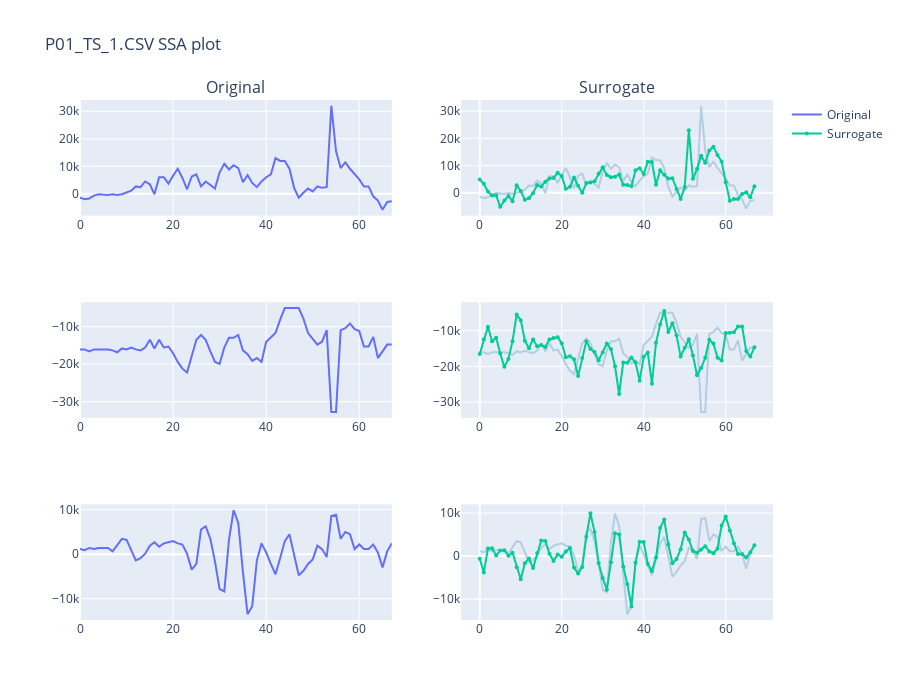

Notebook cell for this chart:
### Markdown cell above
#### Plot Output Graph

### Code cell
# visualization
from plotly.subplots import make_subplots
import plotly.graph_objects as go
import plotly.express as px

ori_colour = '#636efa'
ori2_colour = '#b3cde3'
surr_colour = '#00cc96'

fig = make_subplots(
    rows=_numComp, cols=2,
    subplot_titles=("Original", "Surrogate"))

x_coor = [x for x in range(file_data.shape[1])]

show_legend = True
ori_str = "Original"
surr_str ="Surrogate"
for i in range (_numComp):
    if i != 0: 
        show_legend = False
        ori_str = "Original " + str(i+1)
        surr_str = "Surrogate " + str(i+1)

    # original
    fig.add_trace(
        go.Scatter(
            x=x_coor, y=file_data[i,:], name=ori_str, 
            line=dict(color=ori_colour), showlegend=show_legend),
        row=i+1, col=1)
    
    # original + surrogate
    fig.add_trace(
        go.Scatter(
            x=x_coor, y=file_data[i,:], name=ori_str,
            line=dict(color=ori2_colour), showlegend=False),
        row=i+1, col=2)

    fig.add_trace(
        go.Scatter(
            x=x_coor, y=surr_data[i,:], name=surr_str,
            line=dict(color=surr_colour), showlegend=show_legend,
            mode="lines+markers",
            marker=dict(
                symbol="circle",
                size=4)),
        row=i+1, col=2)
    

# Update title and height
fig.update_layout(title_text=_file_name + " SSA plot", height=700, width=900)

fig.show()

### Figure 1 — Plotly figure (JSON) as saved in the notebook; plotly's stock layout.template omitted (floating-point values rounded to 4 significant figures)
{"data": [{"line": {"color": "#636efa"}, "name": "Original", "showlegend": true, "type": "scatter", "x": [0, 1, 2, 3, 4, 5, 6, 7, 8, 9, 10, 11, 12, 13, 14, 15, 16, 17, 18, 19, 20, 21, 22, 23, 24, 25, 26, 27, 28, 29, 30, 31, 32, 33, 34, 35, 36, 37, 38, 39, 40, 41, 42, 43, 44, 45, 46, 47, 48, 49, 50, 51, 52, 53, 54, 55, 56, 57, 58, 59, 60, 61, 62, 63, 64, 65, 66, 67], "xaxis": "x", "y": [-1413, -1927, -1670, -642, -128, -385, -385, -128, -385, -128, 642, 1156, 2698, 2441, 4497, 3469, -128, 6039, 6039, 3726, 6553, 9123, 5782, 1670, 6296, 7067, 2698, 4497, 3212, 1927, 7838, 10922, 8866, 10408, 9380, 4240, 6810, 3983, 2441, 4497, 6039, 7067, 12978, 11950, 11950, 9123, 2184, -1413, 385, 1927, 899, 2698, 2184, 2441, 31996, 15548, 9380, 11436, 9123, 7067, 5268, 2698, 2698, -899, -2441, -5782, -2955, -2698], "yaxis": "y"}, {"line": {"color": "#b3cde3"}, "name": "Original", "showlegend": false, "type": "scatter", "x": [0, 1, 2, 3, 4, 5, 6, 7, 8, 9, 10, 11, 12, 13, 14, 15, 16, 17, 18, 19, 20, 21, 22, 23, 24, 25, 26, 27, 28, 29, 30, 31, 32, 33, 34, 35, 36, 37, 38, 39, 40, 41, 42, 43, 44, 45, 46, 47, 48, 49, 50, 51, 52, 53, 54, 55, 56, 57, 58, 59, 60, 61, 62, 63, 64, 65, 66, 67], "xaxis": "x2", "y": [-1413, -1927, -1670, -642, -128, -385, -385, -128, -385, -128, 642, 1156, 2698, 2441, 4497, 3469, -128, 6039, 6039, 3726, 6553, 9123, 5782, 1670, 6296, 7067, 2698, 4497, 3212, 1927, 7838, 10922, 8866, 10408, 9380, 4240, 6810, 3983, 2441, 4497, 6039, 7067, 12978, 11950, 11950, 9123, 2184, -1413, 385, 1927, 899, 2698, 2184, 2441, 31996, 15548, 9380, 11436, 9123, 7067, 5268, 2698, 2698, -899, -2441, -5782, -2955, -2698], "yaxis": "y2"}, {"line": {"color": "#00cc96"}, "marker": {"size": 4, "symbol": "circle"}, "mode": "lines+markers", "name": "Surrogate", "showlegend": true, "type": "scatter", "x": [0, 1, 2, 3, 4, 5, 6, 7, 8, 9, 10, 11, 12, 13, 14, 15, 16, 17, 18, 19, 20, 21, 22, 23, 24, 25, 26, 27, 28, 29, 30, 31, 32, 33, 34, 35, 36, 37, 38, 39, 40, 41, 42, 43, 44, 45, 46, 47, 48, 49, 50, 51, 52, 53, 54, 55, 56, 57, 58, 59, 60, 61, 62, 63, 64, 65, 66, 67], "xaxis": "x2", "y": [4906.0, 3302.0, 446.3, -967.6, -950.8, -5149.0, -2870.0, -1194.0, -3086.0, 2787.0, 639.3, -2565.0, -1987.0, -137.3, 2880.0, 2321.0, 4021.0, 5272.0, 5410.0, 7350.0, 6140.0, 1470.0, 2218.0, 5597.0, 2575.0, 11.6, 3576.0, 3748.0, 4266.0, 7021.0, 9351.0, 6541.0, 5716.0, 5926.0, 6679.0, 2935.0, 2815.0, 2389.0, 8318.0, 9057.0, 6918.0, 11450.0, 11310.0, 2949.0, 8268.0, 6594.0, 5211.0, 5370.0, 1434.0, -2258.0, 2081.0, 22990.0, 5124.0, 8709.0, 13640.0, 11050.0, 15530.0, 16970.0, 13930.0, 11540.0, 3912.0, -2959.0, -2295.0, -2272.0, -477.1, 178.9, -1667.0, 2441.0], "yaxis": "y2"}, {"line": {"color": "#636efa"}, "name": "Original 2", "showlegend": false, "type": "scatter", "x": [0, 1, 2, 3, 4, 5, 6, 7, 8, 9, 10, 11, 12, 13, 14, 15, 16, 17, 18, 19, 20, 21, 22, 23, 24, 25, 26, 27, 28, 29, 30, 31, 32, 33, 34, 35, 36, 37, 38, 39, 40, 41, 42, 43, 44, 45, 46, 47, 48, 49, 50, 51, 52, 53, 54, 55, 56, 57, 58, 59, 60, 61, 62, 63, 64, 65, 66, 67], "xaxis": "x3", "y": [-16062, -16062, -16576, -16062, -16062, -16062, -16062, -16319, -16833, -15805, -16062, -15548, -16062, -16319, -15548, -13492, -15805, -13492, -15548, -15291, -17090, -19403, -21202, -22230, -17604, -13492, -12207, -13492, -16576, -19403, -19917, -15548, -12978, -12978, -12207, -16319, -17347, -19146, -18375, -19403, -14006, -12721, -11693, -8095, -5011, -5011, -5011, -5011, -7838, -11693, -13235, -14777, -14006, -10922, -32767, -32767, -10922, -10408, -9123, -10665, -11179, -15291, -15291, -12721, -18375, -16576, -14777, -14777], "yaxis": "y3"}, {"line": {"color": "#b3cde3"}, "name": "Original 2", "showlegend": false, "type": "scatter", "x": [0, 1, 2, 3, 4, 5, 6, 7, 8, 9, 10, 11, 12, 13, 14, 15, 16, 17, 18, 19, 20, 21, 22, 23, 24, 25, 26, 27, 28, 29, 30, 31, 32, 33, 34, 35, 36, 37, 38, 39, 40, 41, 42, 43, 44, 45, 46, 47, 48, 49, 50, 51, 52, 53, 54, 55, 56, 57, 58, 59, 60, 61, 62, 63, 64, 65, 66, 67], "xaxis": "x4", "y": [-16062, -16062, -16576, -16062, -16062, -16062, -16062, -16319, -16833, -15805, -16062, -15548, -16062, -16319, -15548, -13492, -15805, -13492, -15548, -15291, -17090, -19403, -21202, -22230, -17604, -13492, -12207, -13492, -16576, -19403, -19917, -15548, -12978, -12978, -12207, -16319, -17347, -19146, -18375, -19403, -14006, -12721, -11693, -8095, -5011, -5011, -5011, -5011, -7838, -11693, -13235, -14777, -14006, -10922, -32767, -32767, -10922, -10408, -9123, -10665, -11179, -15291, -15291, -12721, -18375, -16576, -14777, -14777], "yaxis": "y4"}, {"line": {"color": "#00cc96"}, "marker": {"size": 4, "symbol": "circle"}, "mode": "lines+markers", "name": "Surrogate 2", "showlegend": false, "type": "scatter", "x": [0, 1, 2, 3, 4, 5, 6, 7, 8, 9, 10, 11, 12, 13, 14, 15, 16, 17, 18, 19, 20, 21, 22, 23, 24, 25, 26, 27, 28, 29, 30, 31, 32, 33, 34, 35, 36, 37, 38, 39, 40, 41, 42, 43, 44, 45, 46, 47, 48, 49, 50, 51, 52, 53, 54, 55, 56, 57, 58, 59, 60, 61, 62, 63, 64, 65, 66, 67], "xaxis": "x4", "y": [-16500.0, -12490.0, -8887.0, -12940.0, -11950.0, -16380.0, -20130.0, -17910.0, -12940.0, -5471.0, -7056.0, -12790.0, -14890.0, -12480.0, -14340.0, -14010.0, -14590.0, -12440.0, -12050.0, -11830.0, -13510.0, -17420.0, -17130.0, -18030.0, -22690.0, -17680.0, -12930.0, -15150.0, -15980.0, -18300.0, -16080.0, -13580.0, -15100.0, -19970.0, -27760.0, -18890.0, -18970.0, -17520.0, -18920.0, -23980.0, -17270.0, -16130.0, -24860.0, -13380.0, -8291.0, -4492.0, -10370.0, -7905.0, -11250.0, -17250.0, -14800.0, -12410.0, -16920.0, -22480.0, -20480.0, -17590.0, -12570.0, -13590.0, -17560.0, -18370.0, -10640.0, -10580.0, -10420.0, -8860.0, -8846.0, -15700.0, -17260.0, -14670.0], "yaxis": "y4"}, {"line": {"color": "#636efa"}, "name": "Original 3", "showlegend": false, "type": "scatter", "x": [0, 1, 2, 3, 4, 5, 6, 7, 8, 9, 10, 11, 12, 13, 14, 15, 16, 17, 18, 19, 20, 21, 22, 23, 24, 25, 26, 27, 28, 29, 30, 31, 32, 33, 34, 35, 36, 37, 38, 39, 40, 41, 42, 43, 44, 45, 46, 47, 48, 49, 50, 51, 52, 53, 54, 55, 56, 57, 58, 59, 60, 61, 62, 63, 64, 65, 66, 67], "xaxis": "x5", "y": [1156, 899, 1413, 1156, 1413, 1413, 1413, 642, 1927, 3469, 3212, 899, -1413, -899, 128, 1927, 2698, 1670, 2441, 2698, 2955, 2441, 2184, 128, -3469, -2184, 5525, 6296, 3469, -1670, -7838, -8352, 3212, 9894, 7067, -3983, -13492, -11693, -1413, 2441, 385, -2184, -4497, -899, 2955, 4497, -128, -4754, -3726, -2184, -1156, 1927, 1156, -642, 8609, 8866, 3469, 5011, 4497, 1156, 2184, 1156, 1156, 2184, 385, -2955, 642, 2441], "yaxis": "y5"}, {"line": {"color": "#b3cde3"}, "name": "Original 3", "showlegend": false, "type": "scatter", "x": [0, 1, 2, 3, 4, 5, 6, 7, 8, 9, 10, 11, 12, 13, 14, 15, 16, 17, 18, 19, 20, 21, 22, 23, 24, 25, 26, 27, 28, 29, 30, 31, 32, 33, 34, 35, 36, 37, 38, 39, 40, 41, 42, 43, 44, 45, 46, 47, 48, 49, 50, 51, 52, 53, 54, 55, 56, 57, 58, 59, 60, 61, 62, 63, 64, 65, 66, 67], "xaxis": "x6", "y": [1156, 899, 1413, 1156, 1413, 1413, 1413, 642, 1927, 3469, 3212, 899, -1413, -899, 128, 1927, 2698, 1670, 2441, 2698, 2955, 2441, 2184, 128, -3469, -2184, 5525, 6296, 3469, -1670, -7838, -8352, 3212, 9894, 7067, -3983, -13492, -11693, -1413, 2441, 385, -2184, -4497, -899, 2955, 4497, -128, -4754, -3726, -2184, -1156, 1927, 1156, -642, 8609, 8866, 3469, 5011, 4497, 1156, 2184, 1156, 1156, 2184, 385, -2955, 642, 2441], "yaxis": "y6"}, {"line": {"color": "#00cc96"}, "marker": {"size": 4, "symbol": "circle"}, "mode": "lines+markers", "name": "Surrogate 3", "showlegend": false, "type": "scatter", "x": [0, 1, 2, 3, 4, 5, 6, 7, 8, 9, 10, 11, 12, 13, 14, 15, 16, 17, 18, 19, 20, 21, 22, 23, 24, 25, 26, 27, 28, 29, 30, 31, 32, 33, 34, 35, 36, 37, 38, 39, 40, 41, 42, 43, 44, 45, 46, 47, 48, 49, 50, 51, 52, 53, 54, 55, 56, 57, 58, 59, 60, 61, 62, 63, 64, 65, 66, 67], "xaxis": "x6", "y": [-620.4, -3794.0, 1767.0, 1818.0, 170.9, 1299.0, 1351.0, 93.72, 807.3, -2576.0, -5373.0, -1645.0, -526.9, -2786.0, 696.9, 3605.0, 3537.0, 531.6, -1132.0, 398.6, -123.7, 1086.0, 1867.0, -2671.0, -4054.0, -2534.0, 4502.0, 9960.0, 5622.0, -1670.0, -5085.0, -7797.0, -1436.0, 5336.0, 5039.0, -2399.0, -6489.0, -11693, -1526.0, 3329.0, 3271.0, -1858.0, -3470.0, -314.5, 6509.0, 8477.0, 2671.0, -1663.0, -698.1, 1615.0, 5475.0, 3837.0, 1202.0, 779.9, 1510.0, 2313.0, 1088.0, 669.7, 1716.0, 7120.0, 9201.0, 5948.0, 3011.0, 468.9, 498.6, -332.4, 874.7, 2527.0], "yaxis": "y6"}], "layout": {"annotations": [{"font": {"size": 16}, "showarrow": false, "text": "Original", "x": 0.225, "xanchor": "center", "xref": "paper", "y": 1, "yanchor": "bottom", "yref": "paper"}, {"font": {"size": 16}, "showarrow": false, "text": "Surrogate", "x": 0.775, "xanchor": "center", "xref": "paper", "y": 1, "yanchor": "bottom", "yref": "paper"}], "height": 700, "title": {"text": "P01_TS_1.CSV SSA plot"}, "width": 900, "xaxis": {"anchor": "y", "domain": [0, 0.45]}, "xaxis2": {"anchor": "y2", "domain": [0.55, 1]}, "xaxis3": {"anchor": "y3", "domain": [0, 0.45]}, "xaxis4": {"anchor": "y4", "domain": [0.55, 1]}, "xaxis5": {"anchor": "y5", "domain": [0, 0.45]}, "xaxis6": {"anchor": "y6", "domain": [0.55, 1]}, "yaxis": {"anchor": "x", "domain": [0.7778, 1]}, "yaxis2": {"anchor": "x2", "domain": [0.7778, 1]}, "yaxis3": {"anchor": "x3", "domain": [0.3889, 0.6111]}, "yaxis4": {"anchor": "x4", "domain": [0.3889, 0.6111]}, "yaxis5": {"anchor": "x5", "domain": [0, 0.2222]}, "yaxis6": {"anchor": "x6", "domain": [0, 0.2222]}}}
